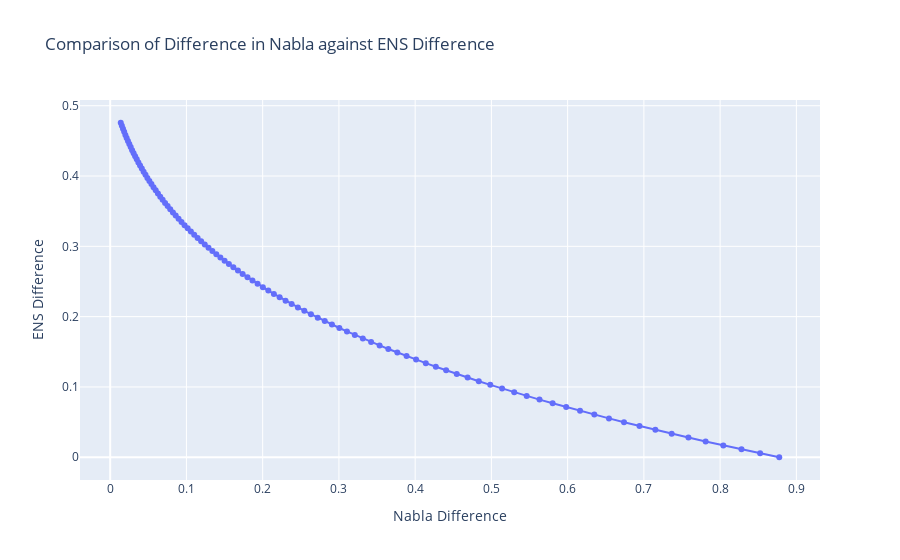

The notebook cell saved with this chart:
### Code cell
import scipy 


nabla_difference_list = []
ens_difference_list = []
jsd_list = []
nabla1_list = []
nabla2_list = []

for t in t_range:
    ens1 = calculate_ENS(p0, Q1, t)
    nabla1 = calculate_non_stationarity(p0, np.array(Q1), t)
    nabla2 = calculate_non_stationarity(p0, np.array(Q2), t)
    ens2 = calculate_ENS(p0, Q2, t)
    p1 = scipy.linalg.expm(Q1*t)
    p2 = scipy.linalg.expm(Q2*t)
    pi1 = np.dot(p0,p1)
    pi2 = np.dot(p0,p2)
    jsd_value = jsd(pi1, pi2)
    nabla_difference_list.append(abs(nabla1-nabla2))
    ens_difference_list.append(abs(ens1-ens2))
    jsd_list.append(jsd_value)
    nabla1_list.append(nabla1)
    nabla2_list.append(nabla2)

# Create scatter plot
fig = go.Figure()

# Add traces for each nabla list
fig.add_trace(go.Scatter(x=nabla_difference_list, y=ens_difference_list, mode='markers+lines', name='log'))


# Update layout
fig.update_layout(
    title='Comparison of Difference in Nabla against ENS Difference',
    xaxis_title='Nabla Difference',
    yaxis_title='ENS Difference',
    legend_title='Nabla Types'
)
